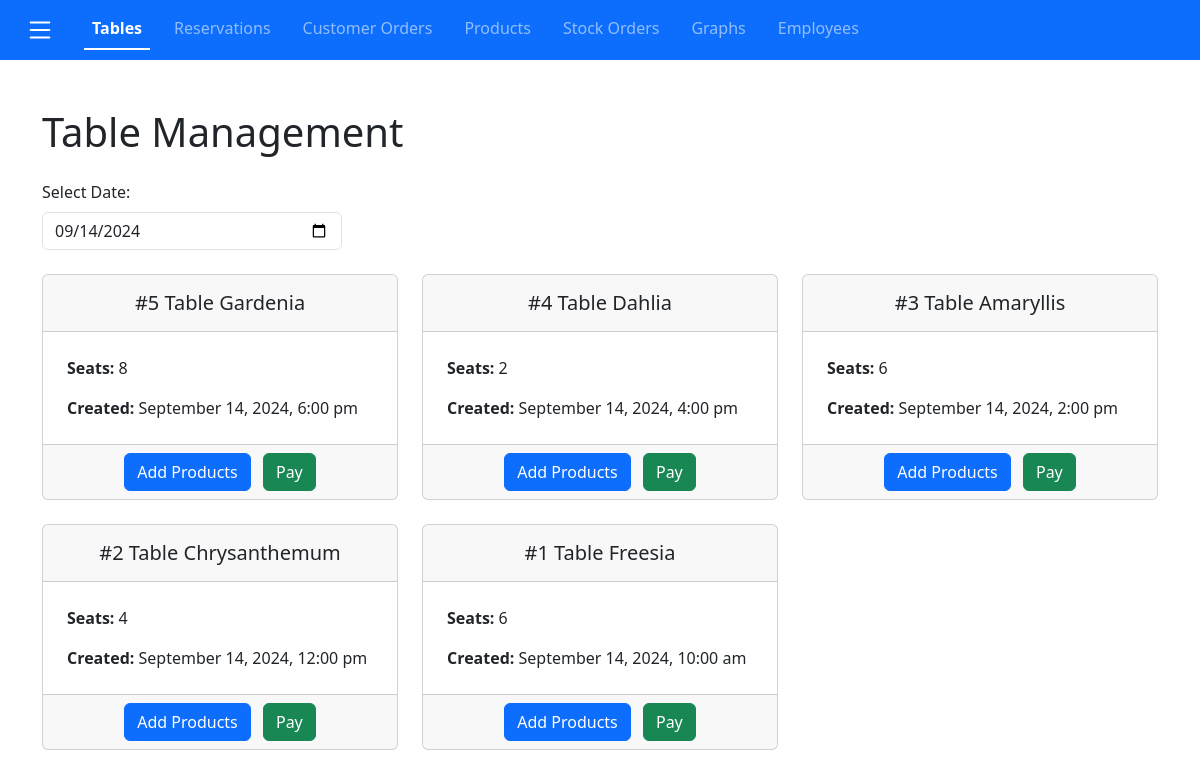
Page /home.php (signed in) on the committed database.
### tables this page shows
create table if not exists TABLES (
     tableId int auto_increment,
     creationTimestamp datetime not null,
     name varchar(128) not null,
     seats int not null,
     constraint ID_TABLES_ID primary key (tableId));

### db-config.php (called while the page is built, shortened)
<?php
$dbname = "MyManagementSystem";
require_once "db/database.php";
$dbh = new DatabaseHelper($dbname);

### db/database.php (called while the page is built, shortened)
<?php
class DatabaseHelper
{
    public mysqli $db;
    public function __construct($dbname, $servername = "localhost", $username = "root", $password = "", $port = 3306)
    {
        $this->db = new mysqli($servername, $username, $password, $dbname, $port);
    }
    public function getTables(string $date = null)
    {
        $query = "SELECT
                        *,
                        ROW_NUMBER() OVER (PARTITION BY DATE(creationTimestamp) ORDER BY creationTimestamp) as numOfDay
                    FROM
                        TABLES
                    WHERE
                        TABLES.creationTimestamp LIKE ?
                    ORDER BY
                        TABLES.creationTimestamp DESC;";
        $stmt = $this->db->prepare($query);
        $date .= "%";
        $stmt->bind_param("s", $date);
        $stmt->execute();
        $result = $stmt->get_result();
        return $result->fetch_all(MYSQLI_ASSOC);
    }
}

### components/tables.php (the view, shortened to what this page needs)
<main class="container my-5">
    <h1 class="mb-4">Table Management</h1>
    <?php
    $date = $_GET['date'] ?? date('Y-m-d');
    ?>
    <div class="row mb-4">
        <div class="col-md-6">
            <label for="date-selector" class="form-label">Select Date:</label>
            <input type="date" id="date-selector" class="form-control" style="max-width: 300px;" value="<?php echo $date; ?>">
        </div>
    </div>
    <div id="table-container" class="row row-cols-1 row-cols-md-2 row-cols-lg-3 g-4">
        <?php
        $tables = $dbh->getTables($date);
        foreach ($tables as $table):
            ?>
            <div class="col">
                <div class="card h-100">
                    <div class="card-header py-2 text-center">
                        <h5 class="card-title pt-2">#<?php echo $table['numOfDay'] ?> Table
                            <?php echo htmlspecialchars($table['name']); ?>
                        </h5>
                    </div>
                    <div class="card-body d-flex flex-column mt-2 mx-2 px-3">
                        <p class="card-text"><strong>Seats:</strong> <?php echo htmlspecialchars($table['seats']); ?></p>
                        <p class="card-text"><strong>Created:</strong>
                            <?php echo date('F j, Y, g:i a', strtotime($table['creationTimestamp'])); ?>
                        </p>
                    </div>
                    <div class="card-footer mt-2 text-center">
                        <a target="_blank"
                            href="./compile-customer-order.php?tableId=<?php echo $table['tableId']; ?>&date=<?php echo $date; ?>"
                            class="btn btn-primary me-2" data-table-id="<?php echo $table['tableId']; ?>">Add
                            Products</a>
                        <a target="_blank"
                            href="./view-unpaid-products.php?tableId=<?php echo $table['tableId']; ?>&date=<?php echo $date; ?>"
                            class="btn btn-success" data-table-id="<?php echo $table['tableId']; ?>">Pay</a>
                    </div>
                </div>
            </div>
        <?php endforeach; ?>
    </div>
</main>

### rows in the picture
tables: numOfDay "5", name "Gardenia", seats "8", creationTimestamp "September 14, 2024, 6:00 pm"
tables: numOfDay "4", name "Dahlia", seats "2", creationTimestamp "September 14, 2024, 4:00 pm"
tables: numOfDay "3", name "Amaryllis", seats "6", creationTimestamp "September 14, 2024, 2:00 pm"
tables: numOfDay "2", name "Chrysanthemum", seats "4", creationTimestamp "September 14, 2024, 12:00 pm"
tables: numOfDay "1", name "Freesia", seats "6", creationTimestamp "September 14, 2024, 10:00 am"
